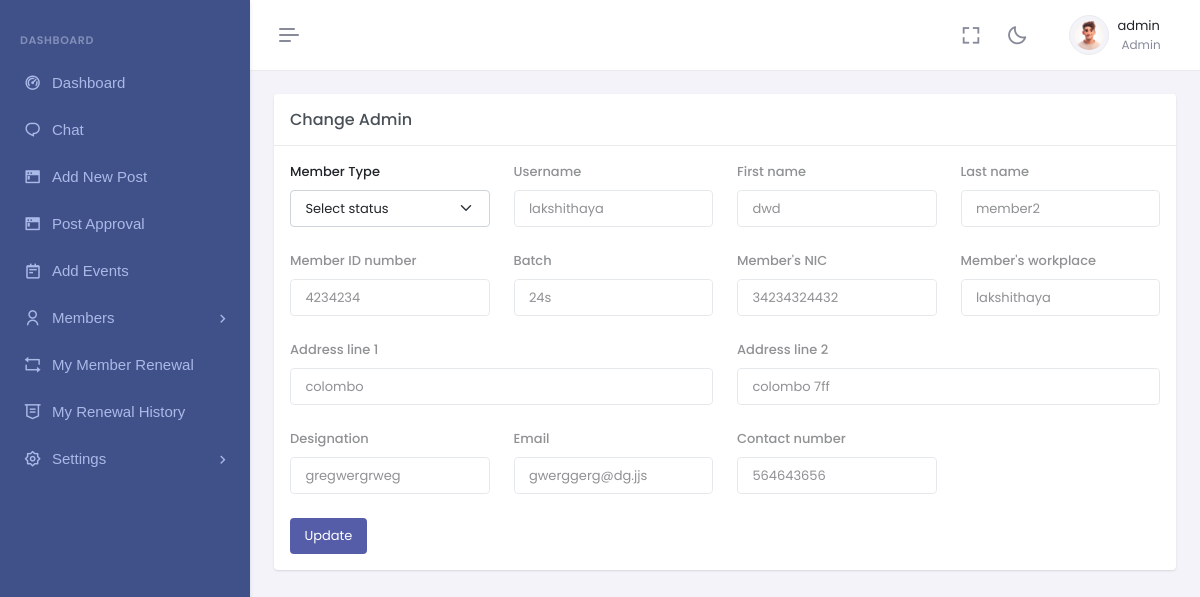
Page /change_admin.php?member_id=23 (signed in) on the earlier database version.
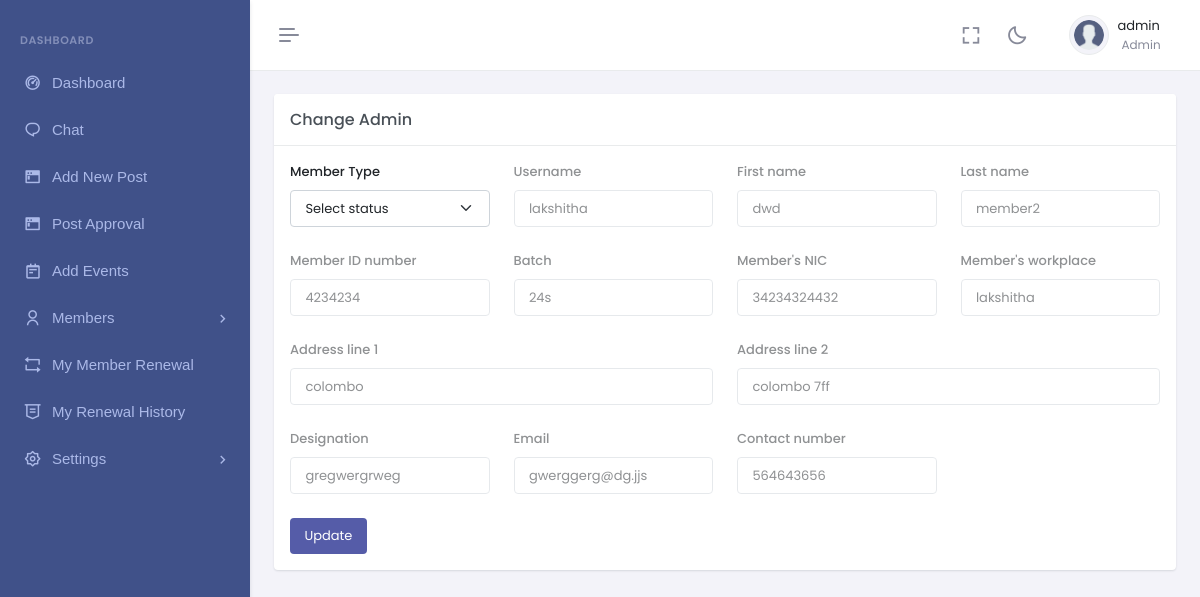
Same page on the later database version.
### tables this page shows
CREATE TABLE `members` (
  `member_id` int(11) NOT NULL,
  `member_username` varchar(255) NOT NULL,
  `member_first_name` varchar(255) NOT NULL,
  `member_last_name` varchar(255) NOT NULL,
  `member_id_no` varchar(255) NOT NULL,
  `member_batch` varchar(255) DEFAULT NULL,
  `member_address` varchar(255) DEFAULT NULL,
  `member_address_line2` varchar(255) DEFAULT NULL,
  `member_nic` varchar(255) DEFAULT NULL,
  `role` varchar(255) DEFAULT NULL,
  `member_wrokplace` varchar(255) DEFAULT NULL,
  `member_designation` varchar(255) DEFAULT NULL,
  `member_email` varchar(255) NOT NULL,
  `contact_number` varchar(100) NOT NULL,
  `profile_pic` varchar(255) DEFAULT NULL,
  `password` varchar(255) NOT NULL,
  `confirm_password` varchar(255) NOT NULL,
  `status` varchar(255) DEFAULT NULL
);

### change_admin.php (the view, shortened to what the changed rows need)
<?php
require 'db.php';
$member_id = $_GET['member_id'];
$result = $conn->query("SELECT * FROM members WHERE member_id=$member_id");
$admncng = $result->fetch_assoc();
?>
<!doctype html>
<html lang="en" data-layout="vertical" data-topbar="light" data-sidebar="dark" data-sidebar-size="lg" data-sidebar-image="none" data-preloader="disable" data-theme="default" data-theme-colors="default">
<head>
    <link href="assets/css/bootstrap.min.css" rel="stylesheet" type="text/css" />
    <link href="assets/css/icons.min.css" rel="stylesheet" type="text/css" />
    <link href="assets/css/app.min.css" rel="stylesheet" type="text/css" />
    <link href="assets/css/custom.min.css" rel="stylesheet" type="text/css" />
</head>
<body>
    <div id="layout-wrapper">
        <?php include './inc/admin_header.php'; ?>
        <div class="main-content">
            <div class="page-content">
                <div class="container-fluid">
                    <div class="row">
                        <div class="col-lg-12">
                            <div class="card">
                                <div class="card-body">
                                    <div class="live-preview">
                                    <form method="post">
                                            <div class="row gy-4">
                                                <div class="col-lg-3 col-md-6" style="opacity: 0.5;" >
                                                    <div>
                                                        <label for="basiInput" class="form-label">Username</label>
                                                        <input type="text" value="<?= $admncng['member_username'] ?>" class="form-control" name="member_username" readonly>
                                                    </div>
                                                </div>
                                                <div class="col-lg-3 col-md-6" style="opacity: 0.5;">
                                                    <div>
                                                        <label for="basiInput" class="form-label">First name</label>
                                                        <input type="text" value="<?= $admncng['member_first_name'] ?>" class="form-control" name="member_first_name" readonly>
                                                    </div>
                                                </div>
                                                <div class="col-lg-3 col-md-6" style="opacity: 0.5;">
                                                    <div>
                                                        <label for="basiInput" class="form-label">Last name</label>
                                                        <input type="text" value="<?= $admncng['member_last_name'] ?>" class="form-control" name="member_last_name" readonly>
                                                    </div>
                                                </div>
                                                <div class="col-lg-3 col-md-6" style="opacity: 0.5;">
                                                    <div>
                                                        <label for="valueInput" class="form-label">Member ID number</label>
                                                        <input type="text" value="<?= $admncng['member_id_no'] ?>" class="form-control" name="member_id_no" readonly>
                                                    </div>
                                                </div>
                                                <div class="col-lg-3 col-md-6" style="opacity: 0.5;">
                                                    <div>
                                                        <label for="basiInput" class="form-label">Batch</label>
                                                        <input type="text" value="<?= $admncng['member_batch'] ?>" class="form-control" name="member_batch" readonly>
                                                    </div>
                                                </div>
                                                <div class="col-lg-3 col-md-6" style="opacity: 0.5;">
                                                    <div>
                                                        <label for="basiInput" class="form-label">Member's NIC</label>
                                                        <input type="text" value="<?= $admncng['member_nic'] ?>" class="form-control" name="member_nic" readonly>
                                                    </div>
                                                </div>
                                                <div class="col-lg-3 col-md-6" style="opacity: 0.5;">
                                                    <div>
                                                        <label for="exampleInputdate" class="form-label">Member's workplace</label>
                                                        <input type="text" value="<?= $admncng['member_username'] ?>" class="form-control" name="member_wrokplace" readonly>
                                                    </div>
                                                </div>
                                                <div class="col-lg-6 col-md-6" style="opacity: 0.5;">
                                                    <div>
                                                        <label for="exampleInputdate" class="form-label">Address line 1</label>
                                                        <input type="text" value="<?= $admncng['member_address'] ?>" class="form-control" name="member_address" readonly>
                                                    </div>
                                                </div>
                                                <div class="col-lg-6 col-md-6" style="opacity: 0.5;">
                                                    <div>
                                                        <label for="exampleInputdate" class="form-label">Address line 2</label>
                                                        <input type="text" value="<?= $admncng['member_address_line2'] ?>" class="form-control" name="member_address_line2" readonly>
                                                    </div>
                                                </div>
                                                <div class="col-lg-3 col-md-6" style="opacity: 0.5;">
                                                    <div>
                                                        <label for="exampleFormControlTextarea5" class="form-label">Designation</label>
                                                        <input type="text" value="<?= $admncng['member_designation'] ?>" class="form-control" name="member_designation" readonly>
                                                    </div>
                                                </div>
                                                <div class="col-lg-3 col-md-6" style="opacity: 0.5;">
                                                    <div>
                                                        <label for="formtextInput" class="form-label">Email</label>
                                                        <input type="email" value="<?= $admncng['member_email'] ?>" class="form-control form-control-icon" name="member_email" id="iconrightInput" placeholder="example@gmail.com" readonly>
                                                    </div>
                                                </div>
                                                <div class="col-lg-3 col-md-6" style="opacity: 0.5;">
                                                    <div>
                                                        <label for="exampleFormControlTextarea5" class="form-label">Contact number</label>
                                                        <input type="text" value="<?= $admncng['contact_number'] ?>" class="form-control" name="contact_number" id="basiInput" readonly>
                                                    </div>
                                                </div>
                                            </div>
                                        </form>
                                    </div>
                                </div>
                            </div>
                        </div>
                    </div>
                </div>
            </div>
        </div>
</body>
</html>

### inc/admin_header.php (shortened to what the changed rows need)
<?php
require 'db.php';
$user = $_SESSION['member_id'];
$query = "SELECT * FROM members WHERE member_id = '$user'";
$userData = mysqli_fetch_assoc(mysqli_query($conn, $query));
?>
<header id="page-topbar">
    <div class="layout-width">
        <div class="navbar-header">
            <div class="d-flex align-items-center">
                <div class="dropdown ms-sm-3 header-item topbar-user" style="background-color:white;">
                    <button type="button" class="btn material-shadow-none" id="page-header-user-dropdown"
                        data-bs-toggle="dropdown" aria-haspopup="true" aria-expanded="false"
                        style="background-color:white;">
                        <span class="d-flex align-items-center">
                            <?php
                            if ($userData['profile_pic'] == NULL) {
                                ?>
                                <img src="inc/user.png" alt="" class="img-thumbnail rounded-circle" style="width:40px;">
                                <?php
                            } else {
                                ?>
                                <img src="backend/uploads/<?= $userData['profile_pic']; ?>" alt=""
                                    class="img-thumbnail rounded-circle" style="width:40px;">
                                <?php
                            }
                            ?>
                            <span class="text-start ms-xl-2">
                                <?php echo $_SESSION['member_username']; ?>
                                <span class="d-none d-xl-block ms-1 fs-12 user-name-sub-text">Admin</span>
                            </span>
                        </span>
                    </button>
                </div>
            </div>
        </div>
    </div>
</header>

Differences in the rows shown:
no longer on this page (row edited): members: profile_pic (picture)
changed members "dwd": member_username "lakshithaya" → "lakshitha"; member_wrokplace "lakshithaya" → "lakshitha"
